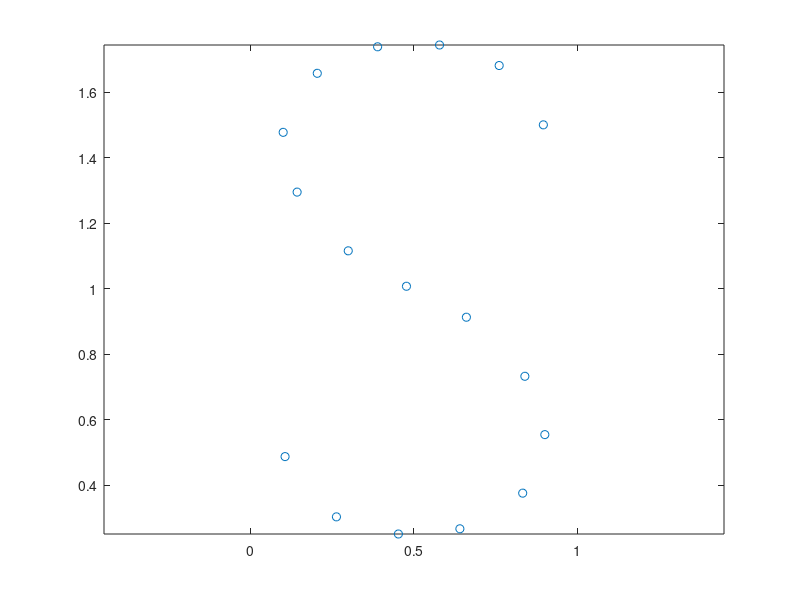

The MATLAB script that drew this image:
t =[linspace(pi*0.46 ,pi,500) flip(linspace(pi*1.46 ,2*pi,500))];
v = 50;
r = 0.3;
rho = r*abs(sin(t)).^ v;
x = rho.*cos(t);
y = rho.*sin(t);

% len=sum(sqrt(diff(x).^2+diff(y).^2));

pos_1=[x;y];
pos_1 (1,:)=(pos_1 (1,:)-min(pos_1 (1,:)))/(max(pos_1 (1,:))-min(pos_1 (1,:)))*0.8+0.1;
pos_1 (2,:)=(pos_1 (2,:)-min(pos_1 (2,:)))/(max(pos_1 (2,:))-min(pos_1 (2,:)))*1.5+0.25;
x=pos_1 (1,:);y=pos_1 (2,:);
diff_pos=normalize([diff(x);diff(y)],'norm');% 按列
diff_pos=-[diff_pos diff_pos(:,end)];
pos_1=[pos_1;diff_pos];

len=1.1;
plot(pos_1 (1,:),pos_1 (2,:),'o')
axis equal
pos=pos_1(:,1);
jj0=1;
for ii =1:(17-1)
    pos_i=pos(1:2,end);
    for jj=jj0:length(pos_1)
        v_i_j=pos_1(1:2,jj)-pos_i;
        if sum(v_i_j.^2>=len/35)
            pos=[pos [pos_1(:,jj)] ];
            jj0=jj;
            break
        end
    end
end

x=pos(1,:);y=pos(2,:);
plot(x,y,'o')
axis equal
pos_1_S=pos;
save('pos_1_S.mat','pos_1_S')
disp(length(pos))